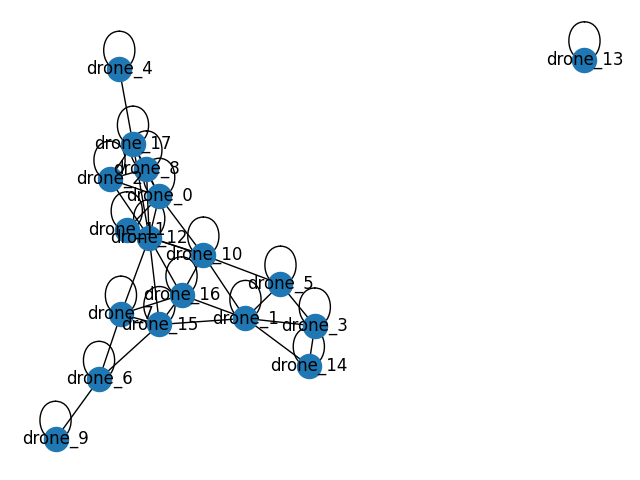
#> input picture backend/src/simulation_models/cyborg/drones.png, 640 x 480 px
$ python -i utils.py   (imports and definitions only)
#> lines starting #> are read from the running program, lines starting #| are printed output that depends on the picture
import numpy as np
import binascii
import importlib
import inspect
import os
import re
import numpy as np
import textwrap

from dataclasses import dataclass
from typing import Any, Callable, Dict, List, Tuple, Union


MATCH_REWARD = 100
COVERAGE_REWARD = 10
OBLIGATION_REWARD_FACTOR = 10

# we assume "observation" and "action" are already one-hot encoded
observation = Union[int, np.ndarray]
action = Union[int, np.ndarray]
label = str
pattern_trajectory = str
trajectory = List[Tuple[observation, action]]
labeled_trajectory = Union[List[Tuple[label, label]], List[label], str]
trajectory_pattern_str = str
trajectory_str = str


@dataclass
class cardinality:
    lower_bound: Union[int, str]
    upper_bound: Union[int, str]

    def __str__(self) -> str:
        return f'({self.lower_bound},{self.upper_bound})'

    def __repr__(self) -> str:
        return f'({self.lower_bound},{self.upper_bound})'

    # [23 lines left out: functions from_dict, replace_all_character, generate_random_hash, not called in this run]


def handle_lambda(source: str) -> str:
    source = textwrap.dedent(source)
    # check the function's source is a lambda function
    if 'lambda' in source and not "def" in source:
        _source = replace_all_character(source, "\n", " ")
        _source = replace_all_character(source, "  ", " ")
        _source += "\n"
        match = re.search(
            r"^.*(lambda [\w\s,]+:\s*\[\(.+?\s*\)\])[\n,]|^.*(lambda [\w\s,]+:.+?)[\n,]", _source, re.MULTILINE)
        if match:
            function_name = None
            source = [m for m in match.groups() if m is not None][0]
            # check if it already has a name
            match = re.search(
                r"^\s*(.*=.*lambda [\w\s,]+:\s*\[\(.+?\s*\)\])[\n,]|^\s*(.*=.*lambda [\w\s,]+:.+?)[\n,]", _source, re.MULTILINE)
            if match:
                source = [m for m in match.groups() if m is not None][0]
                function_name, source = source.split("=")
                if ":" in function_name:
                    function_name = function_name.split(":")[0]
                function_name = replace_all_character(
                    function_name, " ", "")
            function_args, function_body = source.split(":")
            function_args = replace_all_character(
                function_args.replace("lambda", ""), " ", "")
            if function_name is None:
                function_name = f"lamba_{generate_random_hash()}"
            source = f'def {function_name}({function_args}):\n    return {function_body}'
    return source


# [221 lines left out: functions load_function, dump_function, draw_networkx_edge_labels, not called in this run]

>>> import cv2
>>> picture = cv2.imread('../../src/simulation_models/cyborg/drones.png', cv2.IMREAD_GRAYSCALE)
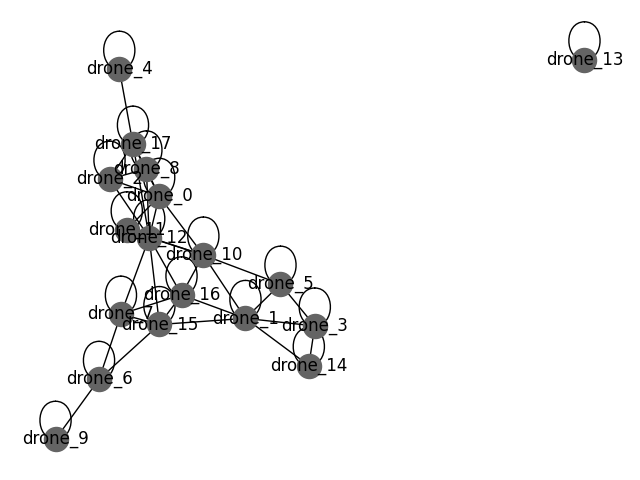
#> picture: shape (480, 640); min 0, max 255, mean 244.8
#> (the run stopped early here; a loop or call above may not have finished)

$ run again, on backend/src/simulation_models/cyborg/filename.png
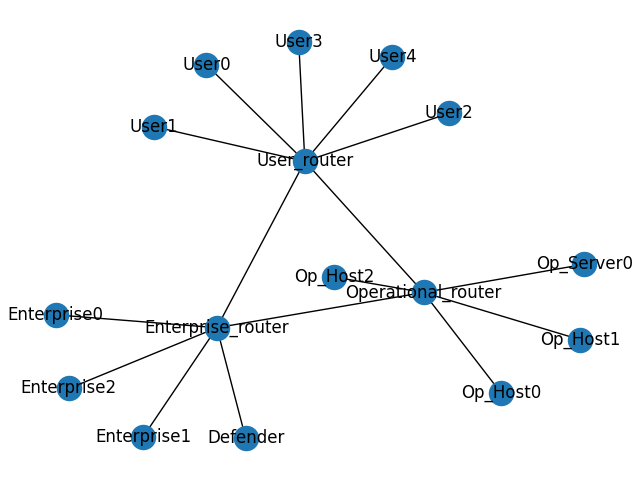
#> input picture backend/src/simulation_models/cyborg/filename.png, 640 x 480 px
#> `picture = cv2.imread('../../src/simulation_models/cyborg/drones.png', ..`:
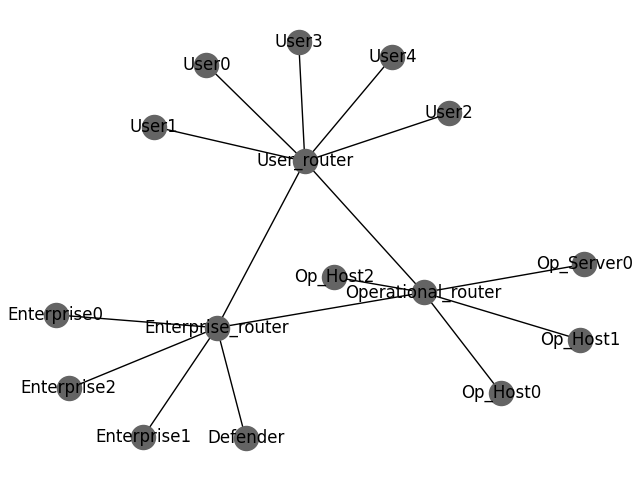
#> picture: shape (480, 640); min 0, max 255, mean 245.2
